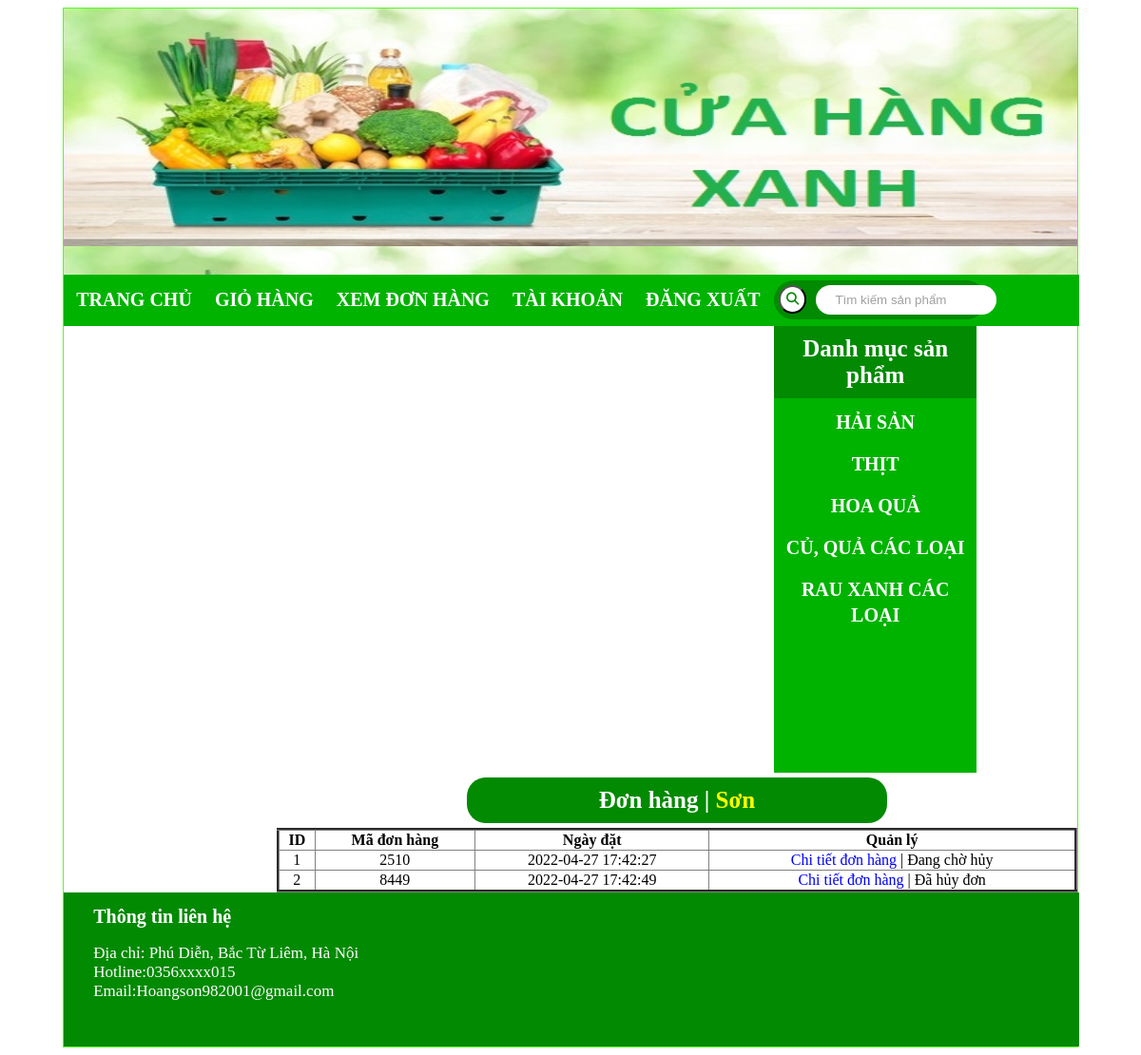
Screenshot of /index.php?quanly=xemdonhang&khachhang=26 (signed in) with the database file from the repository.
### tables this page shows
CREATE TABLE `tbl_danhmuc` (
  `id_danhmuc` int NOT NULL,
  `tendanhmuc` varchar(100) NOT NULL,
  `madanhmuc` varchar(100) NOT NULL
);

CREATE TABLE `tbl_cart` (
  `id_cart` int NOT NULL,
  `id_khachhang` int NOT NULL,
  `code_cart` varchar(10) NOT NULL,
  `ngaythang` timestamp NOT NULL DEFAULT CURRENT_TIMESTAMP ON UPDATE CURRENT_TIMESTAMP,
  `cart_status` int NOT NULL,
  `cancel` int NOT NULL DEFAULT '0'
);

### pages/main/xemdonhang.php (the view)
<?php
if(isset($_GET['cancel'])&& isset($_GET['madonhang'])){
  $cancel = $_GET['cancel'];
  $madonhang= $_GET['madonhang'];
}else{
  $cancel = '';
  $madonhang = '';
}
$sql_update = "UPDATE tbl_cart SET cancel='".$cancel."' WHERE code_cart='$madonhang'";
mysqli_query($mysqli,$sql_update);
?>
<h3>
<?php
  if(isset($_SESSION['dangky'])){
    echo ' Đơn hàng | '.'<span style="color:yellow">'.$_SESSION['dangky'].'</span>';
  }
?>
</h3>
<?php
	if(isset($_GET['khachhang'])){
    $id_khachhang = $_GET['khachhang'];
	}else{
   $id_khachhang='';
}
$sql_select = "SELECT * FROM tbl_cart where tbl_cart.id_khachhang='$id_khachhang' GROUP BY tbl_cart.code_cart";
$query_select = mysqli_query($mysqli,$sql_select);
?>
<table style="width:100%; text-align: center;border-collapse: collapse;" border="3">
  <tr sytle="border: 3px ;solid color=black;">
    <th>ID</th>
    <th>Mã đơn hàng</th>
    <th>Ngày đặt</th>
    <th>Quản lý</th>
  </tr>
  <?php
  $i = 0;
  while($row = mysqli_fetch_array($query_select)){
  	$i++;
  ?>
  <tr>
  	<td><?php echo $i ?></td>
    <td><?php echo $row['code_cart']; ?></td>
    <td><?php echo $row['ngaythang']; ?></td>
    <td>
      <a style="color:blue; text-decoration:none" href="index.php?quanly=chitietdonhang&khachhang=<?php
                echo $_SESSION['id_khachhang'] ?>&madonhang=<?php echo $row['code_cart'] ?>"> Chi tiết đơn hàng</a> |
    <?php
      if($row['cancel']==0){
        ?>
      <a style="color:blue; text-decoration:none" href="index.php?quanly=xemdonhang&khachhang=<?php
                echo $_SESSION['id_khachhang'] ?>&madonhang=<?php echo $row['code_cart'] ?>&cancel=1"> Yêu cầu hủy</a>
      <?php
      }elseif($row['cancel']==1){
        ?>
        Đang chờ hủy
        <?php
      }else{
        echo'Đã hủy đơn';
      }
      ?>
      </td>
  </tr>
  <?php
  }
  ?>
  </table>

### pages/sidebar/sidebar.php
<link rel="stylesheet" type="text/css" href="css/style.css">
<div class="sidebar">
				<h4 style="text-align:center">Danh mục sản phẩm</h4>
				<ul class="list_sidebar">
					<?php
						$sql_danhmuc = "SELECT * FROM tbl_danhmuc ORDER BY id_danhmuc DESC";
						$query_danhmuc = mysqli_query($mysqli,$sql_danhmuc);
						while($row = mysqli_fetch_array($query_danhmuc)){
					?>
					<li style="text-transform: uppercase;"><a href="index.php?quanly=danhmucsanpham&id=<?php echo $row['id_danhmuc'] ?>"><?php echo $row['tendanhmuc'] ?></a></li>
					<?php
					}
					?>
				</ul>
			</div>

### css/style.css (style rules this page uses)
.sidebar { height: 470px; width: 20%; float: left; background-color: #00b300; }
ul.list_sidebar { padding: 0; margin: 0; width: 100%; list-style: none; line-height: 27px; }
ul.list_sidebar li a { text-decoration: none; text-align: left; color: white; font-size:20px; display: block; text-align: center; font-weight: bolder; }
ul.list_sidebar li { margin: 7px; padding: 5px; }
h4 { font-size:25px; background-color: #028a02; color:white; display: block; padding: 10px 0 10px 0; margin: 0 ; }
h3 { text-align: center; background-color: #028a02; color: white; font-size:25px; display: block; border-radius: 20px; padding: 10px 0 10px 0; margin:5px 200px 5px 200px; }
::placeholder { color: #afadad; }

### rows the page displays
tbl_danhmuc: tendanhmuc "HẢI SẢN"
tbl_danhmuc: tendanhmuc "THỊT"
tbl_danhmuc: tendanhmuc "HOA QUẢ"
tbl_danhmuc: tendanhmuc "CỦ, QUẢ CÁC LOẠI"
tbl_danhmuc: tendanhmuc "RAU XANH CÁC LOẠI"
tbl_cart: code_cart "2510", ngaythang "2022-04-27 17:42:27", cancel "Đang chờ hủy"
tbl_cart: code_cart "8449", ngaythang "2022-04-27 17:42:49", cancel "Đã hủy đơn"

### other values shown
$_SESSION['dangky'] "Sơn"
